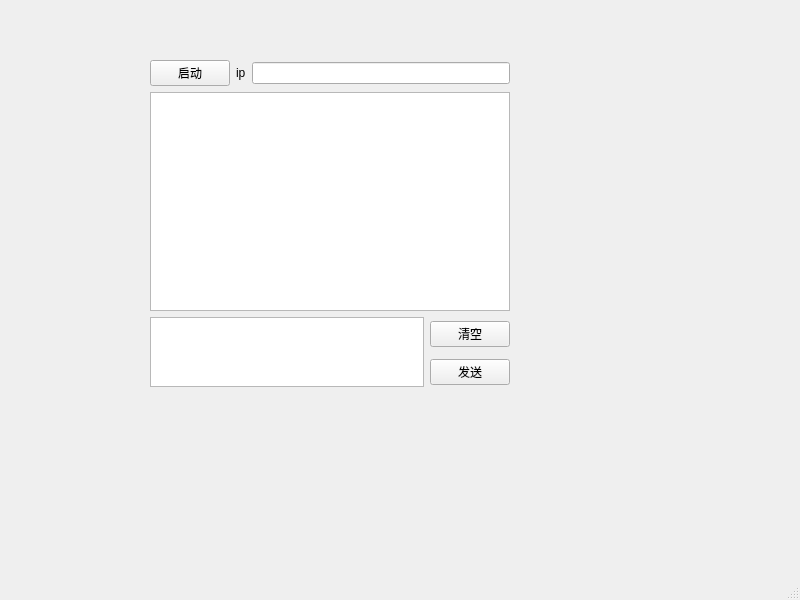
<?xml version="1.0" encoding="UTF-8"?>
<ui version="4.0">
 <class>wise_server</class>
 <widget class="QMainWindow" name="wise_server">
  <property name="geometry">
   <rect>
    <x>0</x>
    <y>0</y>
    <width>800</width>
    <height>600</height>
   </rect>
  </property>
  <property name="windowTitle">
   <string>MainWindow</string>
  </property>
  <widget class="QWidget" name="centralwidget">
   <widget class="QWidget" name="layoutWidget">
    <property name="geometry">
     <rect>
      <x>150</x>
      <y>60</y>
      <width>360</width>
      <height>327</height>
     </rect>
    </property>
    <layout class="QVBoxLayout" name="verticalLayout">
     <item>
      <layout class="QHBoxLayout" name="horizontalLayout">
       <item>
        <widget class="QPushButton" name="btn_start">
         <property name="text">
          <string>启动</string>
         </property>
        </widget>
       </item>
       <item>
        <widget class="QLabel" name="label">
         <property name="text">
          <string>ip</string>
         </property>
        </widget>
       </item>
       <item>
        <widget class="QLineEdit" name="lineEdit_ports"/>
       </item>
      </layout>
     </item>
     <item>
      <widget class="QTextEdit" name="mes_recode"/>
     </item>
     <item>
      <layout class="QGridLayout" name="gridLayout">
       <item row="0" column="0" rowspan="2">
        <widget class="QTextEdit" name="mes_send"/>
       </item>
       <item row="0" column="1">
        <widget class="QPushButton" name="btn_clear">
         <property name="text">
          <string>清空</string>
         </property>
        </widget>
       </item>
       <item row="1" column="1">
        <widget class="QPushButton" name="btn_send">
         <property name="text">
          <string>发送</string>
         </property>
        </widget>
       </item>
      </layout>
     </item>
    </layout>
   </widget>
  </widget>
  <widget class="QMenuBar" name="menubar">
   <property name="geometry">
    <rect>
     <x>0</x>
     <y>0</y>
     <width>800</width>
     <height>26</height>
    </rect>
   </property>
  </widget>
  <widget class="QStatusBar" name="statusbar"/>
 </widget>
 <resources/>
 <connections/>
</ui>
